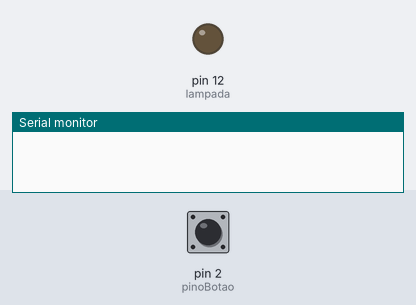
This sketch was run on a simulated Arduino Uno, built with avr-gcc and run on an emulated ATmega328P. Shown: output pins drawn as LEDs (lit = HIGH), the last lines printed to the serial monitor. Dashed ring = blinking. The test bench sets the inputs (shaded band); at power-on: pin 2 (pinoBotao) HIGH.

Above: at 1.2 s.
1.3 s: pin 2 (pinoBotao) pulled LOW for 1 s
At 3.2 s:
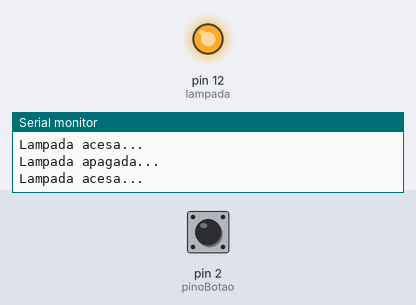
3.8 s: pin 2 (pinoBotao) pulled LOW for 0.15 s
At 4.7 s:
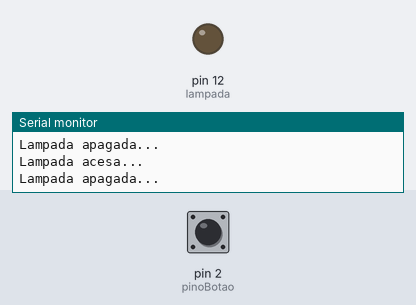
5.4 s: pin 2 (pinoBotao) pulled LOW for 3.2 s
At 5.5 s:
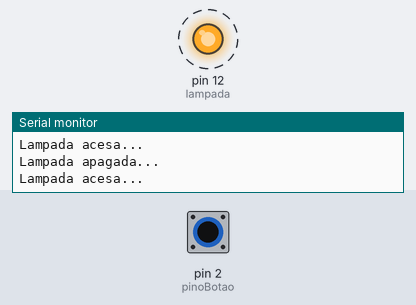
Timing chart, 0 to 9.9 s (numbered marks = the images above; inputs shaded):
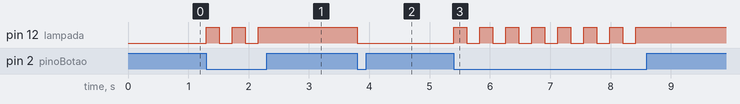

The sketch:

Lampada_manual.ino
```cpp
const int pinoBotao = 2;
const int lampada =  12;

int estadoBotao = 0;
int ultimoEstado;

void setup()
{
  pinMode(lampada, OUTPUT);
  pinMode(pinoBotao, INPUT_PULLUP);
  digitalWrite(lampada, LOW);
  Serial.begin(9600);
  ultimoEstado = 1;
}

void acendeLampada()
{
  digitalWrite(lampada, HIGH);
  ultimoEstado = 0;
  Serial.println("Lampada acesa...");
  delay(215);
}

void apagaLampada()
{
  digitalWrite(lampada, LOW);
  ultimoEstado = 1;
  Serial.println("Lampada apagada...");
  delay(215);
}

void loop()
{
  estadoBotao = digitalRead(pinoBotao);

  if (estadoBotao == LOW && ultimoEstado == 1)
  {
    acendeLampada();
  }

  else if (estadoBotao == LOW && ultimoEstado == 0)
  {
    apagaLampada();
  }
}
```

Measured:
- after the input at 1.3 s, pin 12 (lampada): alternates HIGH for 0.22 s and LOW for 0.22 s, 5 changes in all, then stays HIGH, starting at once
- after the input at 3.8 s, pin 12 (lampada): HIGH → LOW at once
- after the input at 5.4 s, pin 12 (lampada): alternates HIGH for 0.22 s and LOW for 0.22 s, 15 changes in all, then stays HIGH, starting at once
